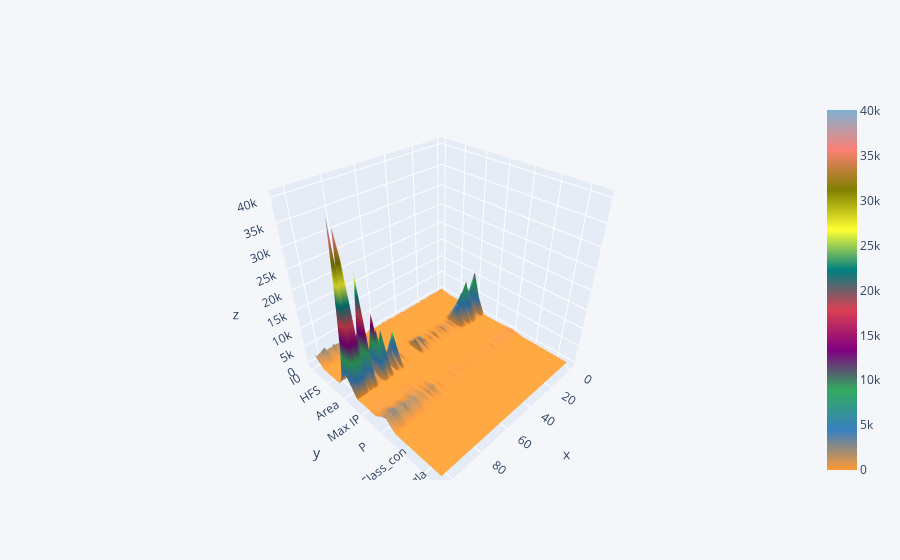

The notebook cell this image was saved under:
### Code cell
df1.iplot(kind = 'surface')

### Figure 1 — Plotly figure (JSON) as saved in the notebook; plotly's stock layout.template omitted (floating-point values rounded to 4 significant figures; data arrays with more than 128 entries replaced by an {"elided": "..."} marker saying what was removed)
{"data": [{"colorscale": [[0, "rgb(255, 153, 51)"], [0.1111, "rgb(55, 128, 191)"], [0.2222, "rgb(50, 171, 96)"], [0.3333, "rgb(128, 0, 128)"], [0.4444, "rgb(219, 64, 82)"], [0.5556, "rgb(0, 128, 128)"], [0.6667, "rgb(255, 255, 51)"], [0.7778, "rgb(128, 128, 0)"], [0.8889, "rgb(251, 128, 114)"], [1, "rgb(128, 177, 211)"]], "type": "surface", "x": [0, 1, 2, 3, 4, 5, 6, 7, 8, 9, 10, 11, 12, 13, 14, 16, 17, 18, 20, 21, 22, 23, 24, 25, 26, 27, 28, 29, 30, 31, 32, 33, 34, 35, 36, 37, 38, 39, 40, 41, 42, 43, 44, 45, 46, 47, 48, 49, 50, 51, 53, 54, 55, 56, 57, 58, 59, 60, 61, 62, 63, 64, 65, 66, 67, 68, 69, 70, 71, 72, 73, 74, 75, 76, 77, 78, 79, 80, 81, 82, 83, 84, 85, 87, 89, 90, 91, 92, 93, 94, 95, 96, 97, 99, 100, 101, 103, 104], "y": ["I0", "PA500", "HFS", "DA", "Area", "A/DA", "Max IP", "DR", "P", "Class_car", "Class_con", "Class_fad", "Class_gla", "Class_mas"], "z": {"elided": "14x98 float values"}}], "layout": {"legend": {"bgcolor": "#F5F6F9", "font": {"color": "#4D5663"}}, "paper_bgcolor": "#F5F6F9", "plot_bgcolor": "#F5F6F9", "title": {"font": {"color": "#4D5663"}}, "xaxis": {"gridcolor": "#E1E5ED", "showgrid": true, "tickfont": {"color": "#4D5663"}, "title": {"font": {"color": "#4D5663"}, "text": ""}, "zerolinecolor": "#E1E5ED"}, "yaxis": {"gridcolor": "#E1E5ED", "showgrid": true, "tickfont": {"color": "#4D5663"}, "title": {"font": {"color": "#4D5663"}, "text": ""}, "zerolinecolor": "#E1E5ED"}}}
